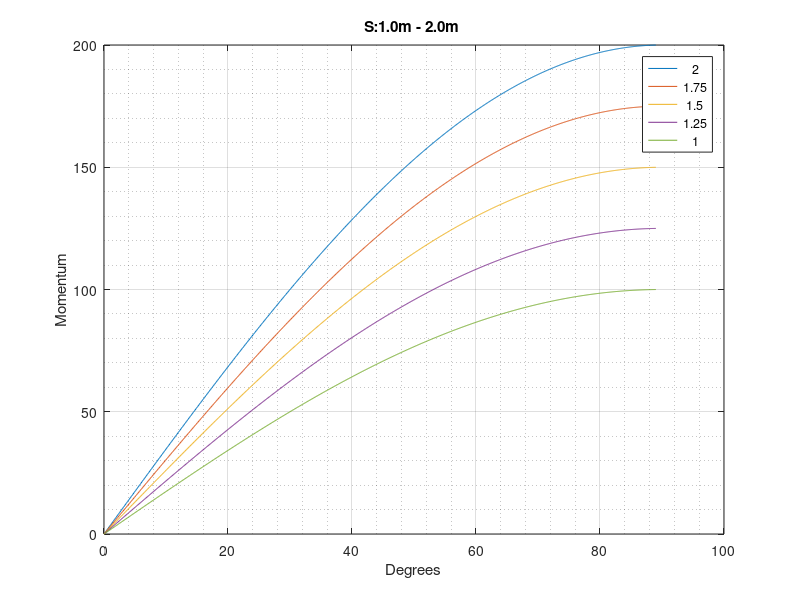

Here is the MATLAB script that generated this plot:
%% Define constants
F               = 100;          % Force [N]
s               = 1:.25:2;    % Hekk [m]
gamma           = 0;           % Hellning hekk [Deg]
theta           = 90+gamma;     % [Deg]
alpha           = 0:0.1:90-gamma-1;
Mexcact         = zeros(length(alpha),length(s));
h               = zeros(1,length(s));
wire            = zeros(length(alpha),length(s));
%%
for j = 1:length(s)
    Mexcact(:,j)= F*s(j).*sind(alpha);
    [MMax, I]   = max(Mexcact(:,j));
end
%% Plot
plot(alpha,flip(Mexcact,2))
xlabel('Degrees')
ylabel('Momentum')
grid on
grid minor
legend(num2str(flip(s')))
T = sprintf('S:%.1fm - %.1fm ',s(1),s(end));
title(T)